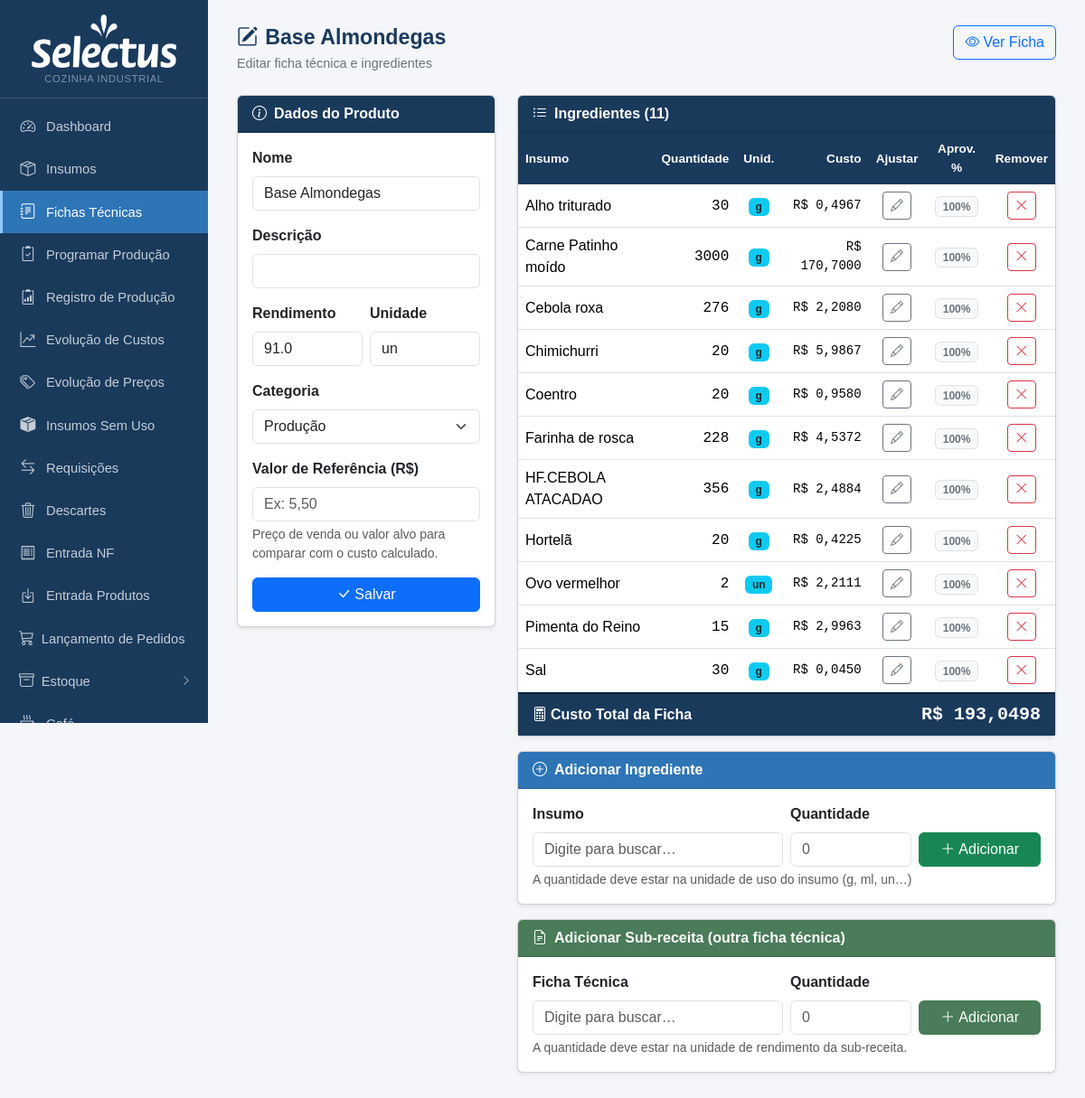
Page /fichas/95/editar on the earlier database version.
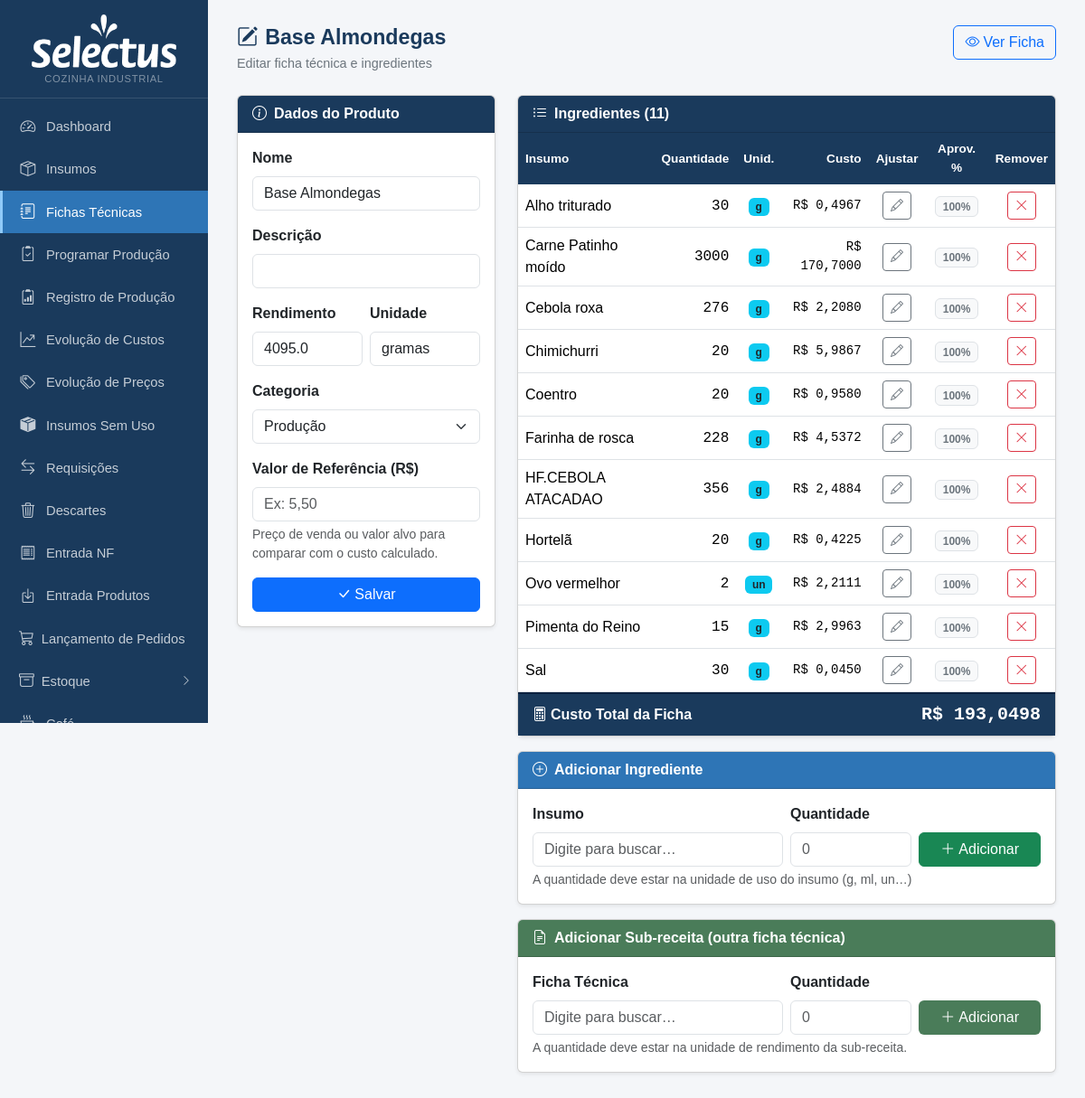
Same page on the later database version.
### tables this page shows
CREATE TABLE produtos (
            id INTEGER PRIMARY KEY AUTOINCREMENT,
            nome TEXT NOT NULL,
            descricao TEXT,
            rendimento REAL DEFAULT 1,
            unidade_rendimento TEXT DEFAULT 'un'
        , categoria TEXT, valor_referencia REAL, status_revisao TEXT DEFAULT 'nao_revisada', status_revisao_custo TEXT DEFAULT 'nao_revisado', data_revisao TEXT, data_revisao_custo TEXT, ativo INTEGER NOT NULL DEFAULT 1, observacao TEXT);

### app.py (the view, shortened to what this page needs)
@app.route('/fichas/<int:id>/editar', methods=['GET','POST'])
def ficha_editar(id):
    db = get_db()
    prod = db.execute('SELECT * FROM produtos WHERE id=?', (id,)).fetchone()
    if not prod:
        db.close(); return redirect(url_for('fichas_lista'))
    items = db.execute('''
        SELECT ft.id ft_id, ft.quantidade, ft.aproveitamento,
               i.id ins_id, i.nome ins_nome, i.unidade_uso,
               i.produto_vinculado_id, i.preco_compra, i.fator_conversao,
               p2.rendimento AS rend_vinc
        FROM ficha_tecnica ft JOIN insumos i ON i.id=ft.insumo_id
        LEFT JOIN produtos p2 ON p2.id = i.produto_vinculado_id
        WHERE ft.produto_id=? ORDER BY i.nome''', (id,)).fetchall()
    todos = db.execute('SELECT id, nome, unidade_uso FROM insumos ORDER BY nome').fetchall()
    produtos_lista = db.execute('SELECT id, nome, unidade_rendimento FROM produtos WHERE id != ? ORDER BY nome', (id,)).fetchall()
    db.close()
    custos_items = []
    for it in items:
        aprov = (it['aproveitamento'] or 100) / 100
        qtd_compra = it['quantidade'] / aprov
        if it['produto_vinculado_id']:
            sub, ok = custo_produto(it['produto_vinculado_id'])
            rend = it['rend_vinc'] or 1
            c = qtd_compra * (sub / rend) / (it['fator_conversao'] or 1) if ok else None
        elif it['preco_compra'] is not None:
            c = qtd_compra * it['preco_compra'] / (it['fator_conversao'] or 1)
        else:
            c = None
        custos_items.append(c)
    custo_total, custo_completo = custo_produto(id)
    return render_template('ficha_editar.html', prod=prod, items=items, todos=todos,
                           categorias=CATEGORIAS, custos_items=custos_items,
                           custo_total=custo_total, custo_completo=custo_completo,
                           produtos_lista=produtos_lista)

### app.py (called while the page is built)
def _to_br(value, decimals):
    if value is None:
        return '—'
    s = f'{float(value):,.{decimals}f}'
    return s.replace(',', 'X').replace('.', ',').replace('X', '.')

@app.template_filter('brl')
def brl_filter(value, decimals=2):
    return 'R$ ' + _to_br(value, decimals)

def get_db():
    c = sqlite3.connect(DB)
    c.row_factory = sqlite3.Row
    c.execute("PRAGMA foreign_keys = ON")
    return c

def count_alertas():
    try:
        db = get_db()
        n = db.execute('''SELECT COUNT(*) FROM insumos
                          WHERE estoque_minimo > 0 AND COALESCE(estoque_atual,0) < estoque_minimo''').fetchone()[0]
        db.close()
        return n
    except:
        return 0

@app.context_processor
def inject_alertas():
    try:
        db = get_db()
        n_ped = db.execute("SELECT COUNT(*) FROM pedidos WHERE status='aberto'").fetchone()[0]
        db.close()
    except Exception:
        n_ped = 0
    return dict(n_alertas=count_alertas(), n_pedidos_abertos=n_ped)

### templates/ficha_editar.html (shortened to what the changed rows need)
{% extends "base.html" %}
{% block content %}
<div class="page-header d-flex justify-content-between align-items-start">
  <div>
    <h1><i class="bi bi-pencil-square me-2"></i>{{ prod.nome }}</h1>
    <p>Editar ficha técnica e ingredientes</p>
  </div>
</div>
<div class="row g-4">
  <div class="col-lg-4">
    <div class="card shadow-sm">
      <div class="card-body">
        <form method="post">
          <div class="mb-3">
            <label class="form-label fw-semibold">Nome</label>
            <input type="text" name="nome" class="form-control" required value="{{ prod.nome }}">
          </div>
          <div class="row g-2 mb-3">
            <div class="col-6">
              <label class="form-label fw-semibold">Rendimento</label>
              <input type="number" name="rendimento" class="form-control" step="any" value="{{ prod.rendimento }}">
            </div>
            <div class="col-6">
              <label class="form-label fw-semibold">Unidade</label>
              <input type="text" name="unidade_rendimento" class="form-control" value="{{ prod.unidade_rendimento }}">
            </div>
          </div>
          <div class="mb-3">
            <label class="form-label fw-semibold">Categoria</label>
            <select name="categoria" class="form-select">
              {% for nome, cls in categorias %}
              <option value="{{ nome }}" {% if prod.categoria == nome %}selected{% endif %}>{{ nome }}</option>
              {% endfor %}
            </select>
          </div>
        </form>
      </div>
    </div>
  </div>
  <div class="col-lg-8">
    <div class="card shadow-sm mb-3">
      <div class="card-body p-0">
        {% if items %}
        <table class="table table-hover mb-0">
          <thead>
            <tr>
              <th>Insumo</th>
              <th class="text-end">Quantidade</th>
              <th class="text-center">Unid.</th>
              <th class="text-end">Custo</th>
              <th class="text-center">Ajustar</th>
              <th class="text-center" title="% do insumo comprado que é realmente aproveitado na receita">Aprov. %</th>
              <th class="text-center">Remover</th>
            </tr>
          </thead>
        </table>
        {% else %}
        <div class="text-center py-4 text-muted">
          <i class="bi bi-plus-circle" style="font-size:2rem"></i>
          <p class="mt-2 mb-0">Nenhum ingrediente ainda. Adicione abaixo.</p>
        </div>
        {% endif %}
      </div>
    </div>
  </div>
</div>
{% endblock %}

Differences in the rows shown:
changed produtos "Base Almondegas": rendimento "91.0" → "4095.0"; unidade_rendimento "un" → "gramas"
